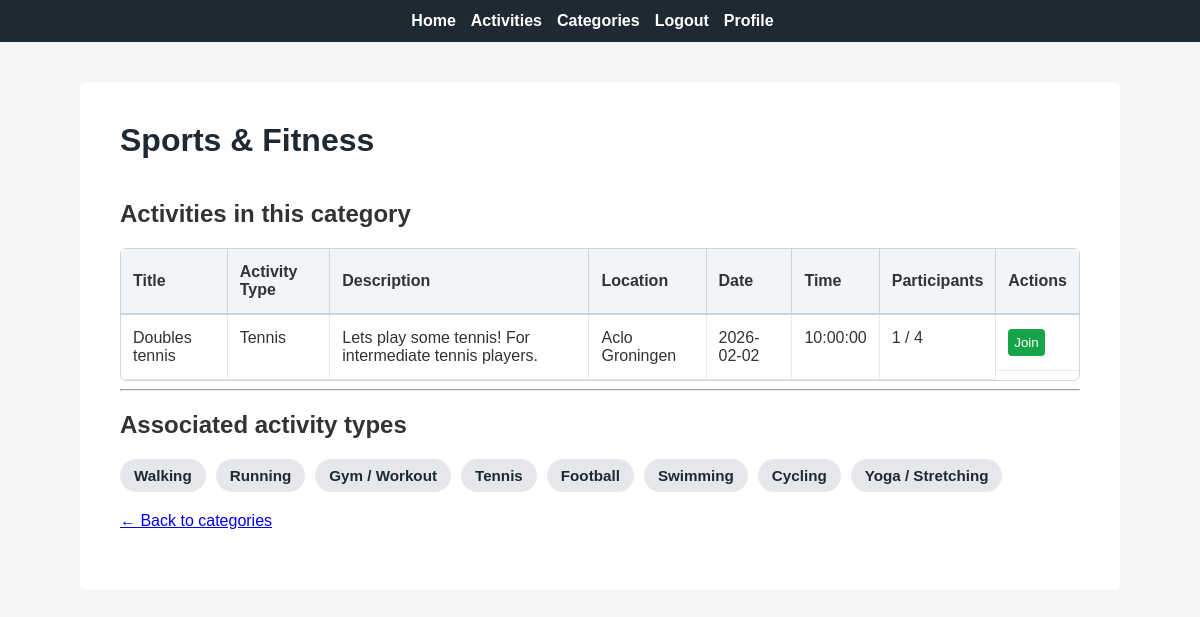
The page /categories/1 (signed in) on the database its author committed.
### app/models.py (models this page shows, shortened)
class Category(db.Model):
    __tablename__ = 'categories'
    id = db.Column(db.Integer, primary_key=True)
    name = db.Column(db.String(100), unique=True, nullable=False)
    description = db.Column(db.Text)
    created_at = db.Column(db.DateTime, default=datetime.now(timezone.utc))
    activity_types = db.relationship('ActivityType', backref='category', lazy='dynamic')

class PaginatedAPIMixin(object):
    @staticmethod
    def to_collection_dict(query, page, per_page, endpoint, **kwargs):
        resources = db.paginate(query, page=page, per_page=per_page,
                                error_out=False)
        data = {
            'items': [item.to_dict() for item in resources.items],
            '_meta': {
                'page': page,
                'per_page': per_page,
                'total_pages': resources.pages,
                'total_items': resources.total
            },
            '_links': {
                'self': url_for(endpoint, page=page, per_page=per_page,
                                **kwargs),
                'next': url_for(endpoint, page=page + 1, per_page=per_page,
                                **kwargs) if resources.has_next else None,
                'prev': url_for(endpoint, page=page - 1, per_page=per_page,
                                **kwargs) if resources.has_prev else None
            }
        }
        return data

class Activity(PaginatedAPIMixin, db.Model):
    __tablename__ = 'activities'
    id = db.Column(db.Integer, primary_key=True)
    title = db.Column(db.String(200), nullable=False)
    description = db.Column(db.Text)
    location = db.Column(db.String(255), nullable=False)
    activity_date = db.Column(db.Date, nullable=False)
    activity_time = db.Column(db.Time, nullable=False)
    max_participants = db.Column(db.Integer, default=10)
    creator_id = db.Column(db.Integer, db.ForeignKey('users.id'), nullable=False)
    category_id = db.Column(db.Integer, db.ForeignKey('categories.id'), nullable=False)
    activity_type_id = db.Column(db.Integer, db.ForeignKey('activity_types.id'), nullable=False)
    created_at = db.Column(db.DateTime, default=datetime.now(timezone.utc))
    updated_at = db.Column(db.DateTime, default=datetime.now(timezone.utc), onupdate=datetime.now(timezone.utc))
    creator = db.relationship('Users', backref='activities_created')
    category = db.relationship('Category', backref='activities')
    activity_type = db.relationship('ActivityType', backref='activities')
    def get_activity_type(self):
        return ActivityType.query.get(self.activity_type_id)
    def get_participant_count(self):
        return ActivityParticipant.query.filter_by(activity_id=self.id).count()
    def is_full(self):
        return self.get_participant_count() >= self.max_participants
    def has_user_joined(self, user_id):
        return ActivityParticipant.query.filter_by(
            activity_id=self.id,
            user_id=user_id
        ).first() is not None

class ActivityType(db.Model):
    __tablename__ = 'activity_types'
    id = db.Column(db.Integer, primary_key=True)
    name = db.Column(db.String(100), nullable=False)
    category_id = db.Column(db.Integer, db.ForeignKey('categories.id'), nullable=False)
    created_at = db.Column(db.DateTime, default=datetime.now(timezone.utc))
    __table_args__ = (
        db.UniqueConstraint('name', 'category_id', name='unique_type_per_category'),
    )

### app/routes.py (the view)
@app.route("/categories/<int:id>")
def category_detail(id):
    category = Category.query.get_or_404(id)
    activity_types = ActivityType.query.filter_by(category_id=id).all()
    now = datetime.now()
    current_date = now.date()
    current_time = now.time()
    all_activities = Activity.query.filter_by(category_id=id).all()
    activities = [
        activity for activity in all_activities
        if (activity.activity_date > current_date) or
           (activity.activity_date == current_date and activity.activity_time > current_time)
    ]
    activities.sort(key=lambda x: (x.activity_date, x.activity_time))
    return render_template(
        "category_detail.html",
        category=category,
        activity_types=activity_types,
        activities=activities
    )

### app/models.py (called while the page is built)
@login.user_loader
def load_user(id):
    return db.session.get(Users, int(id))

### app/routes.py (called while the page is built)
@app.before_request
def before_request():
    if current_user.is_authenticated:
        current_user.last_seen = datetime.now(timezone.utc)
        db.session.commit()

### app/templates/category_detail.html (shortened to what this page needs)
{% extends "base.html" %}
{% block content %}
<div class="activities-page">
    <div class="activities-header">
        <h1>{{ category.name }}</h1>
    </div>
    <h2>Activities in this category</h2>
    {% if activities %}
    <table class="activities-table">
        <thead>
            <tr>
                <th>Title</th>
                <th>Activity Type</th>
                <th>Description</th>
                <th>Location</th>
                <th>Date</th>
                <th>Time</th>
                <th>Participants</th>
                <th>Actions</th>
            </tr>
        </thead>
        <tbody>
            {% for activity in activities %}
            <tr>
                <td>{{ activity.title }}</td>
                <td>{{ activity.get_activity_type().name if activity.get_activity_type() else "-" }}</td>
                <td>{{ activity.description }}</td>
                <td>{{ activity.location }}</td>
                <td>{{ activity.activity_date }}</td>
                <td>{{ activity.activity_time }}</td>
                <td>
                    {{ activity.get_participant_count() }} / {{ activity.max_participants }}
                </td>
                <td class="actions">
                    {% if activity.has_user_joined(current_user.id) %}
                        <form method="POST" action="{{ url_for('leave_activity', id=activity.id) }}">
                            <button class="btn-leave">Leave</button>
                        </form>
                    {% elif not activity.is_full() %}
                        <form method="POST" action="{{ url_for('join_activity', id=activity.id) }}">
                            <button class="btn-join">Join</button>
                        </form>
                    {% else %}
                        <span class="full-label">Full</span>
                    {% endif %}
                </td>
            </tr>
            {% endfor %}
        </tbody>
    </table>
    {% else %}
        <p>No upcoming activities for this category yet.</p>
    {% endif %}
    <hr>
    <h2>Associated activity types</h2>
    {% if activity_types %}
        <div class="activity-type-tags">
            {% for activity_type in activity_types %}
                <span class="activity-type-tag">
                    {{ activity_type.name }}
                </span>
            {% endfor %}
        </div>
    {% else %}
        <p>No activity types available for this category.</p>
    {% endif %}
    <p>
        <a href="{{ url_for('categories') }}">← Back to categories</a>
    </p>
</div>
{% endblock %}

### app/static/css/style.css (style rules this page uses)
body { font-family: Arial, Helvetica, sans-serif; margin: 0; padding: 0; background-color: #f4f6f8; color: #333; }
h1 { margin-top: 0; color: #1f2933; }
p { line-height: 1.6; }
table { width: 100%; border-collapse: collapse; margin-top: 20px; }
th, td { padding: 10px; text-align: left; }
th { background-color: #f0f2f5; border-bottom: 2px solid #ccc; }
td { border-bottom: 1px solid #e0e0e0; }
button { padding: 6px 10px; border: none; border-radius: 4px; background-color: #2563eb; color: white; cursor: pointer; }
form { display: inline; }
.activities-page { max-width: 1200px; margin: 0 auto; padding: 20px; }
.activities-header { display: flex; justify-content: space-between; align-items: center; margin-bottom: 20px; }
.activities-table { width: 100%; border-collapse: separate; border-spacing: 0; background-color: white; margin-top: 20px; border: 1px solid #d1d5db; border-radius: 6px; overflow: visible; }
.activities-table th { background-color: #f1f5f9; padding: 14px 12px; text-align: left; font-weight: bold; border-right: 1px solid #d1d5db; border-bottom: 2px solid #cbd5e1; }
.activities-table td { padding: 14px 12px; border-right: 1px solid #e5e7eb; border-bottom: 1px solid #e5e7eb; vertical-align: top; }
.activities-table th:last-child, .activities-table td:last-child { border-right: none; }
.actions { display: flex; flex-direction: column; gap: 6px; }
.btn-join { background-color: #16a34a; color: white; border: none; padding: 6px; border-radius: 4px; cursor: pointer; }
.activity-type-tags { display: flex; flex-wrap: wrap; gap: 10px; margin-top: 10px; }
.activity-type-tag { background-color: #e5e7eb; color: #1f2933; padding: 8px 14px; border-radius: 999px; font-size: 0.95em; font-weight: bold; cursor: default; user-select: none; }

### rows shown on the page
Category: name "Sports & Fitness"
Activity: title "Doubles tennis", get_activity_type "Tennis", description "Lets play some tennis! For intermediate tennis players.", location "Aclo Groningen", activity_date "2026-02-02", activity_time "10:00:00", get_participant_count "1", max_participants "4"
ActivityType: name "Walking"
ActivityType: name "Running"
ActivityType: name "Gym / Workout"
ActivityType: name "Tennis"
ActivityType: name "Football"
ActivityType: name "Swimming"
ActivityType: name "Cycling"
ActivityType: name "Yoga / Stretching"
